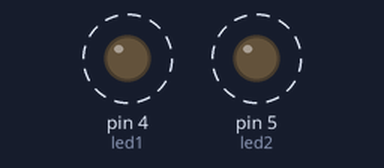
Bench run of a sketch on a simulated Arduino Uno, built with avr-gcc and run on an emulated ATmega328P. On the bench: output pins drawn as LEDs (lit = HIGH). Dashed ring = blinking.

Above: at 0.15 s.
Timing chart, 0 to 3.0 s (numbered marks = the images above):
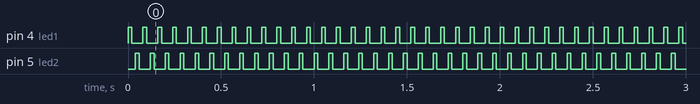

Measured:
- by itself, pin 4 (led1), pin 5 (led2): alternates HIGH for 0.02 s and LOW for 0.06 s

The sketch:

led_4_5.ino
```cpp
int led1=4;
int led2=5;
// the setup function runs once when you press reset or power the board
void setup() {
  // initialize digital pin LED_BUILTIN as an output.
  pinMode(led1, OUTPUT);
  pinMode(led2, OUTPUT);
}

// the lpinModeoop function runs over and over again forever
void loop() {
  digitalWrite(led1, HIGH);
  delay(20);
  digitalWrite(led1, LOW);// turn the LED on (HIGH is the voltage level)
  delay(20);                       // wait for a second
  digitalWrite(led2, HIGH);
  delay(20);
  digitalWrite(led2, LOW);// turn the LED off by making the voltage LOW
  delay(20);                       // wait for a second
}
```
